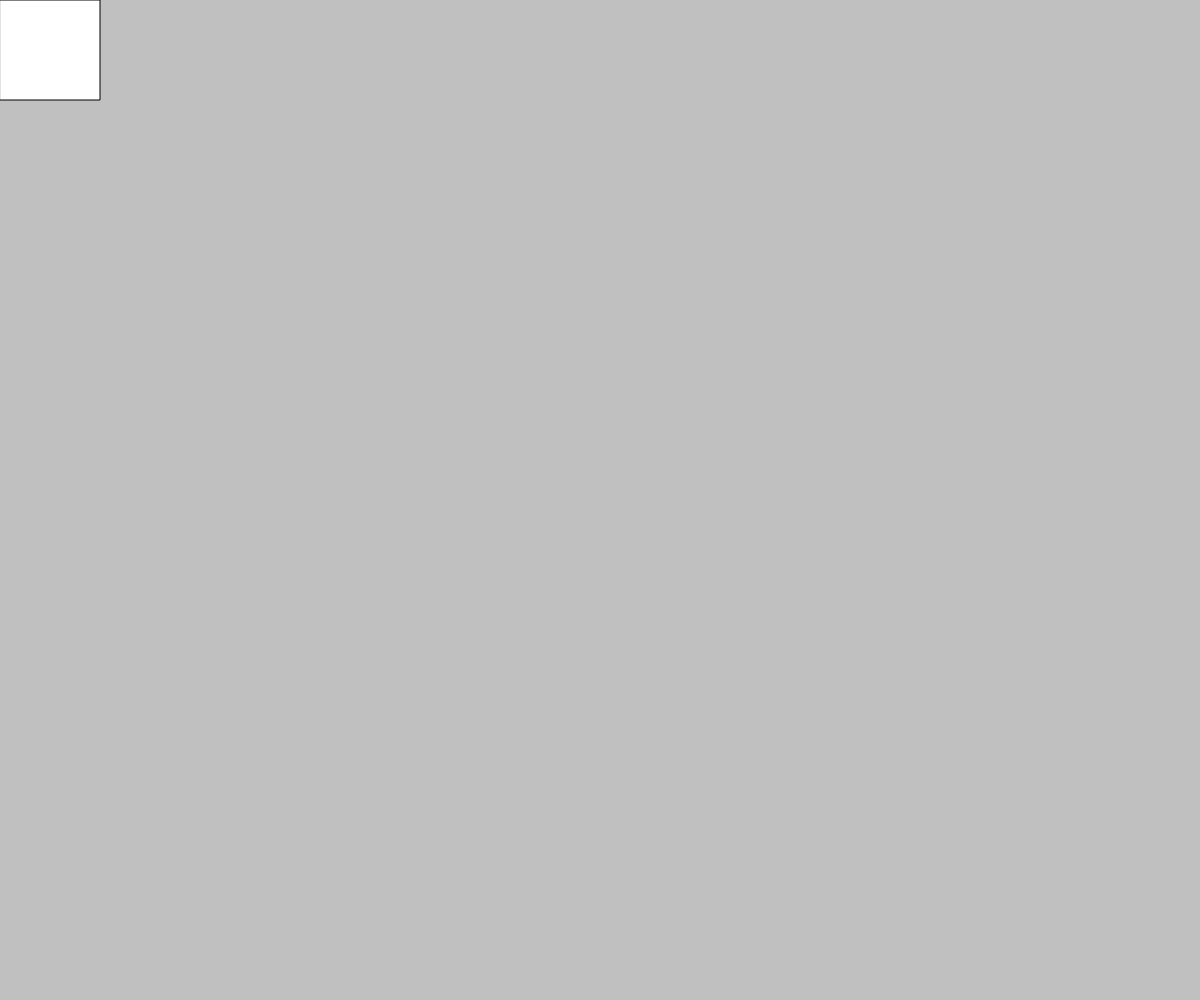
Frame 1 (no input)
Frame 60 (no input): identical to frame 1, image omitted
Frame 120 (the mouse pressed at the canvas centre since frame 60): identical to frame 1, image omitted

The p5.js sketch that drew this single still picture (run headless with seeded random() and noise() and a simulated clock; from frame 60 on, the mouse is pressed at the canvas centre):

// p5.js sketch
// ── sketch.js
let bg = 255
let y =0
let x =0
function setup() {
	createCanvas(windowWidth, windowHeight);
}

function draw() {
	background('silver')
	fill(bg)
	rect(x,y,100,100)

	if (keyIsDown(UP_ARROW))
	y--
	if (keyIsDown(DOWN_ARROW))
	y++
	if (keyIsDown(LEFT_ARROW))
	x--
	if (keyIsDown(RIGHT_ARROW))
	x++ 

}

function keyPressed () {
	
	console.log
	//if (key==' ')
	if (keyCode == LEFT_ARROW)
	x-=1

	if (keyCode == RIGHT_ARROW)
	x+=1
	
	if (keyCode == UP_ARROW)
	y-=1
	
	if (keyCode == DOWN_ARROW)
	y+=1  

	bg = bg === 255 ? 0 : 255
/*	if (bg===255) {
		bg=0
	}else{
		bg=255
	}*/
}
